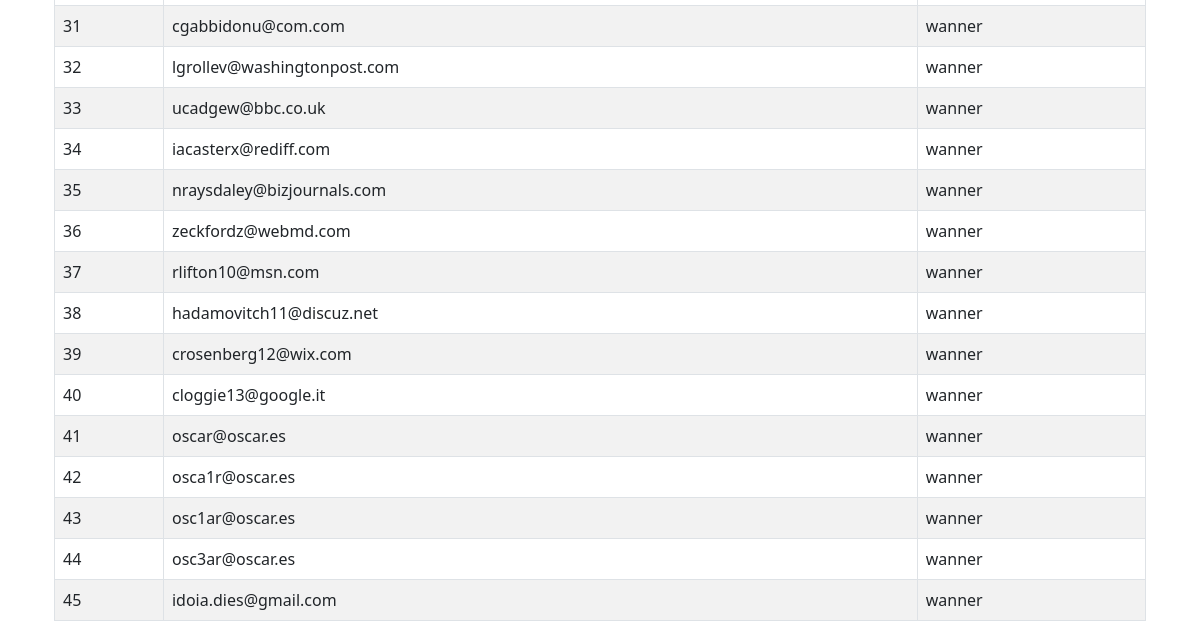
The page /admin/users (signed in, lower part) on the database as committed earlier.
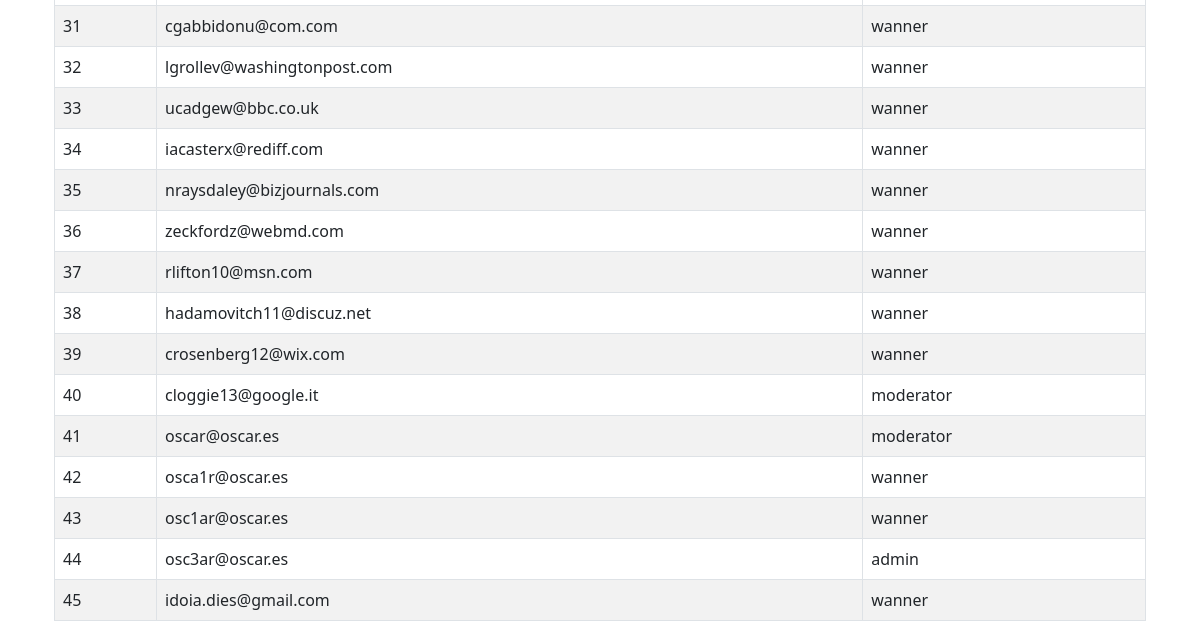
The same page on the database as committed later.
### app/models.py (models this page shows, shortened)
class User(UserMixin, db.Model):
    __tablename__ = "users"
    id = db.Column(db.Integer, primary_key=True, autoincrement=True)
    name = db.Column(db.Text, unique=True, nullable=False)
    email = db.Column(db.Text, unique=True, nullable=False)
    password = db.Column(db.Text, nullable=False)
    role = db.Column(db.Text, nullable=False, default='wanner')
    created = db.Column(db.DATETIME, default=now(), nullable=False)
    updated = db.Column(db.DATETIME, default=now(), onupdate=now(), nullable=False)

### app/routes_admin.py (the view)
@admin_bp.route('/admin/users')
@login_required
@requireAdminRole.require(http_exception=403)
def admin_users():
    users = db.session.query(User).all()
    return render_template('admin/users_list.html', users=users)

### app/routes_auth.py (called while the page is built)
@login_manager.user_loader
def load_user(name):
    if name is not None:
        user_or_none = db.session.query(User).filter(User.name == name).one_or_none()
        return user_or_none
    return None

### app/templates/admin/users_list.html (shortened to what this page needs)
{% extends 'layout.html' %}
{% block content %}
<div class="container mt-5">
    <table class="table table-striped table-bordered">
        <tbody>
            {% for user in users %}
                <tr>
                    <td>{{ user.id }}</td>
                    <td>{{ user.email }}</td>
                    <td>{{ user.role }}</td>
                </tr>
            {% endfor %}
        </tbody>
    </table>
</div>
{% endblock %}

### app/templates/layout.html (shortened to what this page needs)
<!DOCTYPE html>
<html lang="es">
<head>
    <link rel="stylesheet" href="https://cdn.jsdelivr.net/npm/bootstrap@5.2.3/dist/css/bootstrap.min.css">
</head>
<body>
    <main class="container mt-5">
        {% block content %}{% endblock %}
    </main>
</body>
</html>

Rows that differ between the two databases and show on the page:
changed User "cloggie13@google.it": role "wanner" → "moderator"
changed User "oscar@oscar.es": role "wanner" → "moderator"
changed User "osc3ar@oscar.es": role "wanner" → "admin"
